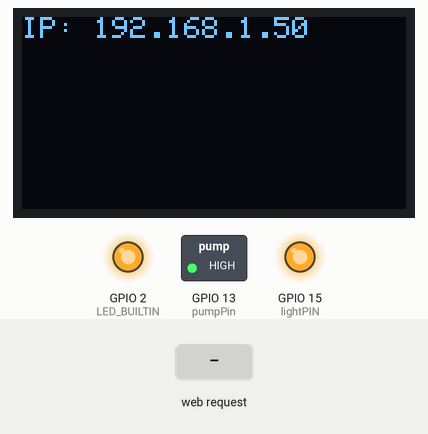
A sketch run on a simulated ESP8266 (NodeMCU). Parts: 128×64 one-colour display, switched loads named in the sketch (green lamp = pin HIGH), output pins drawn as LEDs (lit = HIGH, except the on-board LED, lit = LOW). The inputs (shaded band) are chosen by the test bench. WiFi joins after 1.5 s; servers stay silent unless stated; the display library's start-up logo is not drawn; network time is answered at once with the bench clock; the local clock reads 2024-03-15 10:24:30 at power-on unless the sketch sets it; storage starts empty; what the sketch prints to the serial monitor is not drawn.

Above: at 3.7 s.
At 8.8 s:
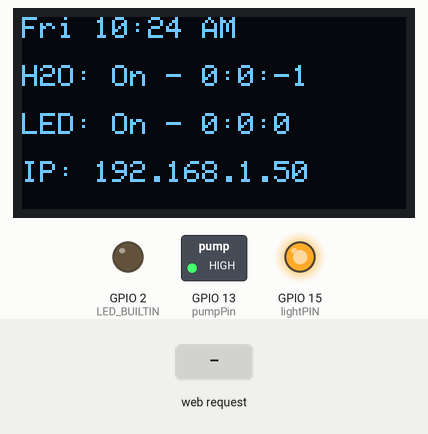
8.9 s: HTTP request GET /get received
At 13.6 s:
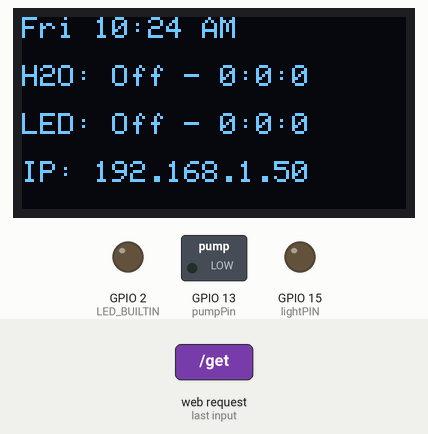
Timing chart, 0 to 19.2 s (numbered marks = the images above; inputs shaded):
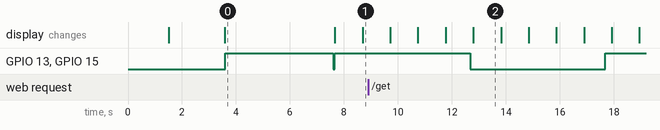

The sketch:

ESPaerogarden.ino
```cpp
#include <elapsedMillis.h>
elapsedMillis displayUpdate;
elapsedMillis ntpUpdate;
elapsedMillis deviceUpdate;
elapsedMillis fileUpdate;
elapsedMillis pumpUpdate;
elapsedMillis lightUpdate;

int ntpInterval = 3600000;
int displayInterval = 1000;
int deviceInterval = 5000;
int fileInterval = 5000;
int firstRun = 1;
long pumpInterval = 5;
long lightInterval = 5;

#include "LittleFS.h"
#define SPIFFS LittleFS

#include <SPI.h>
#include <Wire.h>
#include <Adafruit_GFX.h>
#include <Adafruit_SSD1306.h>

#define OLED_RESET     -1 // Reset pin # (or -1 if sharing Arduino reset pin)
#define SCREEN_ADDRESS 0x3C ///< See datasheet for Address; 0x3D for 128x64, 0x3C for 128x32
Adafruit_SSD1306 display(128, 64, &Wire, OLED_RESET);

#include <ESP8266WiFi.h>
#include <ESP8266mDNS.h>
#include <WiFiUdp.h>
#include <ESPAsyncTCP.h>
#include <Hash.h>
#include <FS.h>
#include <ESPAsyncWebServer.h>
AsyncWebServer server(80);
#include <ArduinoOTA.h>

const char* ssid = "hotcockmachine";
const char* password = "starbucks";

#include <NTPClient.h>
String timeString;

WiFiUDP ntpUDP;
NTPClient timeClient(ntpUDP);

char *weekdays[] = { "Sun", "Mon", "Tue", "Wed", "Thu", "Fri", "Sat" };
String AMPM = "AM";

int pumpPin = 13;
int lightPIN = 15;

const char* PARAM_PUMPON = "pumpOn";
const char* PARAM_PUMPOFF = "pumpOff";
const char* PARAM_LIGHTON = "lightOn";
const char* PARAM_LIGHTOFF = "lightOff";


const char index_html[] PROGMEM = R"rawliteral(
<!DOCTYPE HTML><html><head>
  <title>Aerogarden Settings</title>
  <meta name="viewport" content="width=device-width, initial-scale=1">
  <script>
    function submitMessage() {
      alert("Saved value to Aerogarden Controller");
      setTimeout(function(){ document.location.reload(false); }, 500);
    }
  </script></head><body>
  <form action="/get" target="hidden-form">
  <h2>All times listed are in seconds</h2><br>
  Pump On (current value %pumpOn%): <input type="number" name="pumpOn">
    <input type="submit" value="Submit" onclick="submitMessage()">
  </form><br>
  <form action="/get" target="hidden-form">
    Pump Off (current value %pumpOff%): <input type="number" name="pumpOff">
    <input type="submit" value="Submit" onclick="submitMessage()">
  </form><br>
  <form action="/get" target="hidden-form">
    Light On (current value %lightOn%): <input type="number" name="lightOn">
    <input type="submit" value="Submit" onclick="submitMessage()">
</form><br>
  <form action="/get" target="hidden-form">
    Light Off (current value %lightOff%): <input type="number" name="lightOff">
    <input type="submit" value="Submit" onclick="submitMessage()">
  </form>
  <iframe style="display:none" name="hidden-form"></iframe>
</body></html>)rawliteral";

void notFound(AsyncWebServerRequest *request) {
  request->send(404, "text/plain", "Not found");
}

String readFile(fs::FS &fs, const char * path){
  Serial.printf("Reading file: %s\r\n", path);
  File file = fs.open(path, "r");
  if(!file || file.isDirectory()){
    Serial.println("- empty file or failed to open file");
    return String();
  }
  Serial.println("- read from file:");
  String fileContent;
  while(file.available()){
    fileContent+=String((char)file.read());
  }
  file.close();
  Serial.println(fileContent);
  return fileContent;
}

void writeFile(fs::FS &fs, const char * path, const char * message){
  Serial.printf("Writing file: %s\r\n", path);
  File file = fs.open(path, "w");
  if(!file){
    Serial.println("- failed to open file for writing");
    return;
  }
  if(file.print(message)){
    Serial.println("- file written");
  } else {
    Serial.println("- write failed");
  }
  file.close();
}

// Replaces placeholder with stored values
String processor(const String& var){
  //Serial.println(var);
  if(var == "pumpOn"){
    return readFile(SPIFFS, "/pumpOn.txt");
  }
  else if(var == "pumpOff"){
    return readFile(SPIFFS, "/pumpOff.txt");
  }
  else if(var == "lightOn"){
    return readFile(SPIFFS, "/lightOn.txt");
  }
  else if(var == "lightOff"){
    return readFile(SPIFFS, "/lightOff.txt");
  }
  return String();
}

void setup() {
  Serial.begin(115200);
  Serial.println("Booting");
  WiFi.mode(WIFI_STA);
  WiFi.begin(ssid, password);
  while (WiFi.waitForConnectResult() != WL_CONNECTED) {
    Serial.println("Connection Failed! Rebooting...");
    delay(5000);
    ESP.restart();
  }

  // Hostname defaults to esp8266-[ChipID]
  ArduinoOTA.setHostname("WiFiGarden");

  // No authentication by default
  ArduinoOTA.setPassword("guide7088");

  ArduinoOTA.onStart([]() {
    String type;
    if (ArduinoOTA.getCommand() == U_FLASH)
      type = "sketch";
    else // U_SPIFFS
      type = "filesystem";

    // NOTE: if updating SPIFFS this would be the place to unmount SPIFFS using SPIFFS.end()
    Serial.println("Start updating " + type);
  });
  ArduinoOTA.onEnd([]() {
    Serial.println("\nEnd");
  });
  ArduinoOTA.onProgress([](unsigned int progress, unsigned int total) {
    Serial.printf("Progress: %u%%\r", (progress / (total / 100)));
  });
  ArduinoOTA.onError([](ota_error_t error) {
    Serial.printf("Error[%u]: ", error);
    if (error == OTA_AUTH_ERROR) Serial.println("Auth Failed");
    else if (error == OTA_BEGIN_ERROR) Serial.println("Begin Failed");
    else if (error == OTA_CONNECT_ERROR) Serial.println("Connect Failed");
    else if (error == OTA_RECEIVE_ERROR) Serial.println("Receive Failed");
    else if (error == OTA_END_ERROR) Serial.println("End Failed");
  });
  ArduinoOTA.begin();
  Serial.println("Ready");
  Serial.print("IP address: ");
  Serial.println(WiFi.localIP());

  if(!display.begin(SSD1306_SWITCHCAPVCC, SCREEN_ADDRESS)) {
    Serial.println(F("SSD1306 allocation failed"));
    for(;;); // Don't proceed, loop forever
  }
  display.display();
  delay(2000);
  display.clearDisplay();
  display.setTextSize(1);
  display.setTextColor(SSD1306_WHITE);
  display.setCursor(0,0);
  display.print("IP: "); display.println(WiFi.localIP());
  display.display();

  if(!LittleFS.begin()){
            Serial.println("An Error has occurred while mounting LittleFS");
  }

  pinMode(13, OUTPUT);
  pinMode(15, OUTPUT);
  pinMode(LED_BUILTIN, OUTPUT);
  digitalWrite(15, HIGH);
  digitalWrite(13, HIGH);
  digitalWrite(LED_BUILTIN, LOW);
  delay(4000);
  digitalWrite(15, LOW);
  digitalWrite(13, LOW);
  digitalWrite(LED_BUILTIN, HIGH);

  timeClient.begin();
  timeClient.setTimeOffset(-18000);

  // Send web page with input fields to client
  server.on("/", HTTP_GET, [](AsyncWebServerRequest *request){
    request->send_P(200, "text/html", index_html, processor);
  });

  // Send a GET request to <ESP_IP>/get?pumpOn=<inputMessage>
  server.on("/get", HTTP_GET, [] (AsyncWebServerRequest *request) {
    String inputMessage;
    // GET pumpOn value on <ESP_IP>/get?pumpOn=<inputMessage>
    if (request->hasParam(PARAM_PUMPON)) {
      inputMessage = request->getParam(PARAM_PUMPON)->value();
      writeFile(SPIFFS, "/pumpOn.txt", inputMessage.c_str());
    }
    // GET pumpOff value on <ESP_IP>/get?pumpOff=<inputMessage>
    else if (request->hasParam(PARAM_PUMPOFF)) {
      inputMessage = request->getParam(PARAM_PUMPOFF)->value();
      writeFile(SPIFFS, "/pumpOff.txt", inputMessage.c_str());
    }
    // GET lightOn value on <ESP_IP>/get?lightOn=<inputMessage>
    else if (request->hasParam(PARAM_LIGHTON)) {
      inputMessage = request->getParam(PARAM_LIGHTON)->value();
      writeFile(SPIFFS, "/lightOn.txt", inputMessage.c_str());
    }
    // GET lightOff value on <ESP_IP>/get?lightOff=<inputMessage>
    else if (request->hasParam(PARAM_LIGHTOFF)) {
      inputMessage = request->getParam(PARAM_LIGHTOFF)->value();
      writeFile(SPIFFS, "/lightOff.txt", inputMessage.c_str());
    }
    else {
      inputMessage = "No message sent";
    }
    Serial.println(inputMessage);
    //request->send(200, "text/text", inputMessage);
  });
  server.onNotFound(notFound);
  server.begin();
}

void updateNTP() {
  timeClient.update();
}

void updateDisplay() {
  String timeMinFixed;
  String timeSecFixed;
  String pumpState;
  String lightState;
  int timeHour=(timeClient.getHours());
  if (timeHour > 12) {
    timeHour = timeHour - 12;
    AMPM = "PM";
  } else {
    AMPM = "AM";
  }
  int timeMin=(timeClient.getMinutes());
  if (timeMin < 10) {
    timeMinFixed = "0" + timeMin;
  } else {
    timeMinFixed = timeMin;
  }
  int timeSec=(timeClient.getSeconds());
  if (timeSec < 10) {
    timeSecFixed = "0" + timeSec;
  } else {
    timeSecFixed = timeSec;
  }
  String timeDay = weekdays[timeClient.getDay()];
  timeString =  timeDay + " " + timeHour + ":" + timeMinFixed + " " + AMPM;

  if (digitalRead(pumpPin)) {
    pumpState = "On";
  } else {
    pumpState = "Off";
  }
  if (digitalRead(lightPIN)) {
    lightState = "On";
  } else {
    lightState = "Off";
  }
  long pumpTme = pumpInterval - (pumpUpdate/1000);
  int pumpHr = pumpTme/3600;
  int pumpMin = (pumpTme-pumpHr*3600)/60;                                              //Remove the number of hours and calculate the minutes.
  int pumpSec = pumpTme-pumpHr*3600-pumpMin*60;                                            //Remove the number of hours and minutes, leaving only seconds.
  String pumpHrMinSec = (String(pumpHr) + ":" + String(pumpMin) + ":" + String(pumpSec));  //Converts to HH:MM:SS string. This can be returned to the calling function.

  long lightTme = lightInterval - (lightUpdate/1000);
  int lightHr = lightTme/3600;                                                        //Number of seconds in an hour
  int lightMin = (lightTme-lightHr*3600)/60;                                              //Remove the number of hours and calculate the minutes.
  int lightSec = lightTme-lightHr*3600-lightMin*60;                                            //Remove the number of hours and minutes, leaving only seconds.
  String lightHrMinSec = (String(lightHr) + ":" + String(lightMin) + ":" + String(lightSec));  //Converts to HH:MM:SS string. This can be returned to the calling function.

  display.clearDisplay();
  display.setCursor(0,0);
  display.println(timeString);
  display.println();
  display.print("H2O: "); display.print(pumpState); display.print(" - "); display.println(pumpHrMinSec);
  display.println();
  display.print("LED: "); display.print(lightState); display.print(" - "); display.println(lightHrMinSec);
  display.println();
  display.print("IP: "); display.println(WiFi.localIP());
  display.display();
}

void updateDevice() {
  if (digitalRead(pumpPin)) {           // pump is on
    if (pumpUpdate >= (pumpInterval * 1000)) {   // turn it off
      digitalWrite(pumpPin, 0);
      pumpUpdate = 0;
      pumpInterval = readFile(SPIFFS, "/pumpOff.txt").toInt();
    }
  } else {                              // pump is off
    if (pumpUpdate >= (pumpInterval * 1000)) {   // turn it on
      digitalWrite(pumpPin, 1);
      pumpUpdate = 0;
      pumpInterval = readFile(SPIFFS, "/pumpOn.txt").toInt();
    }
  }
  if (digitalRead(lightPIN)) {          // light is on
    if (lightUpdate >= (lightInterval * 1000)) {
      digitalWrite(lightPIN, 0);          // turn it off
      lightUpdate = 0;
      lightInterval = readFile(SPIFFS, "/lightOff.txt").toInt();
    }
  } else {                              // light is off
    if (lightUpdate >= (lightInterval * 1000)) {
      digitalWrite(lightPIN, 1);          // turn it on
      lightUpdate = 0;
      lightInterval = readFile(SPIFFS, "/lightOn.txt").toInt();
    }
  }
//  digitalWrite(pumpPin, !digitalRead(pumpPin));
//  digitalWrite(lightPIN, !digitalRead(lightPIN));
}

void updateFile() {

}

void loop() {
  ArduinoOTA.handle();

  if (firstRun == 1) {
    updateNTP();
    firstRun = 0;
    digitalWrite(pumpPin, LOW);
    digitalWrite(lightPIN, LOW);
  }

  if (ntpUpdate >= ntpInterval) {
    updateNTP();
    ntpUpdate = 0;
  }

  if (displayUpdate >= displayInterval) {
    updateDisplay();
    displayUpdate = 0;
  }

  if (deviceUpdate >= deviceInterval) {
    updateDevice();
    deviceUpdate = 0;
  }

  if (fileUpdate >= fileInterval) {
    // To access your stored values on pumpOn, pumpOff, lightOn
    int yourpumpOn = readFile(SPIFFS, "/pumpOn.txt").toInt();
    Serial.print("*** Your pumpOn: ");
    Serial.println(yourpumpOn);

    int yourpumpOff = readFile(SPIFFS, "/pumpOff.txt").toInt();
    Serial.print("*** Your pumpOff: ");
    Serial.println(yourpumpOff);

    int yourlightOn = readFile(SPIFFS, "/lightOn.txt").toInt();
    Serial.print("*** Your lightOn: ");
    Serial.println(yourlightOn);

    int yourlightOff = readFile(SPIFFS, "/lightOff.txt").toInt();
    Serial.print("*** Your lightOff: ");
    Serial.println(yourlightOff);
    fileUpdate = 0;
  }
}
```

Measured:
- what the display in image 0 shows lasts 4.1 s, from 3.6 s to 7.7 s
- what the display in image 2 shows lasts 1.0 s, from 12.8 s to 13.8 s
